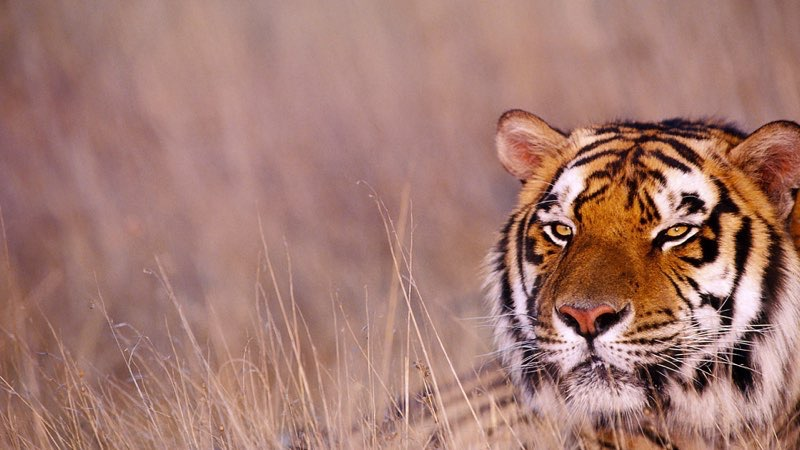
#> input picture input.jpg, 800 x 450 px, found by its file name
$ jupyter execute 'Histograms in OpenCV.ipynb'
#> lines starting #> are read from the running program, lines starting #| are printed output that depends on the picture
# Visualize Individual Color Components

[cell 1]
import cv2
import numpy as np

from matplotlib import pyplot as plt # import matplotlib to create histograms

[cell 2]
input = cv2.imread('C:\\Users\\Zahid\\Desktop\\Deep Learning\\OpenCV Tutorials\\input.jpg')
#> input is the input picture: shape (450, 800, 3); mean B, G, R 113.3, 122.1, 163.8

histogram = cv2.calcHist([input] , [0] , None , [256] , [0,256] ) #histogram of blue color of the image
#> histogram = 256 values, max 7932 at index 132, min 28 at index 254, mean 1406.2
histogram_1 = cv2.calcHist([input] , [1] , None , [256] , [0,256] ) #histogram of Greens in image
#> histogram_1 = 256 values, max 7138 at index 137, min 0 at index 248, mean 1406.2
histogram_2 = cv2.calcHist([input] , [2] , None , [256] , [0,256] ) #histogram of reds
#> histogram_2 = 256 values, max 8146 at index 181, min 30 at index 0, mean 1406.2

''' Parameters of Histogram
first input is the image , it is in square brackets since it needs to be in an array form
second parameter is the number of channels to get 0 , 1 or 2 to get colors such as red green or blue.
third parameter for mask
fourth parameter is the histogram size
fifth parameter is the range of the histogram
'''
#ravel() is used to convert 2d array to 1d array

plt.hist(input.ravel() , 256 , [0,256])
plt.show()
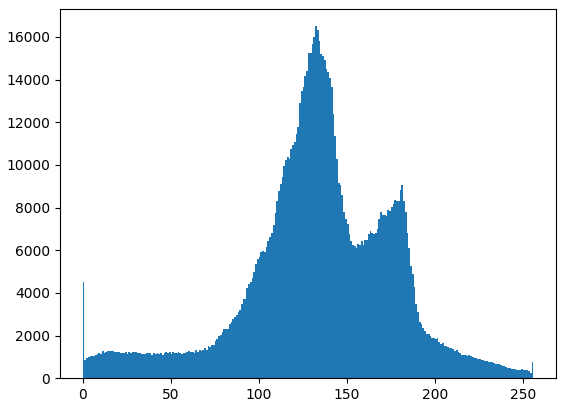
#> figure drawn by matplotlib, 1 panel; tallest bar 16501 high, from x = 132 to 133

plt.hist(histogram , 256 , [0,256])
plt.show()
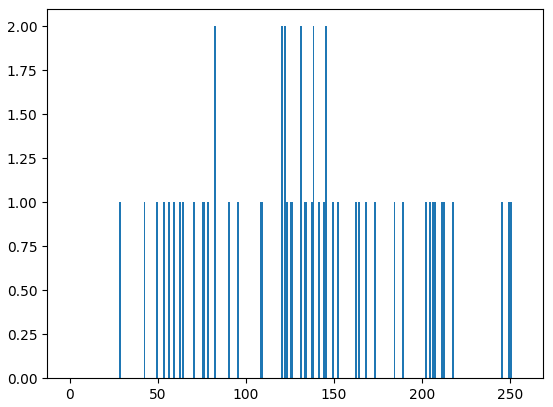
#> figure drawn by matplotlib, 1 panel

plt.hist(histogram_1 , 256 , [0,256])
plt.show()
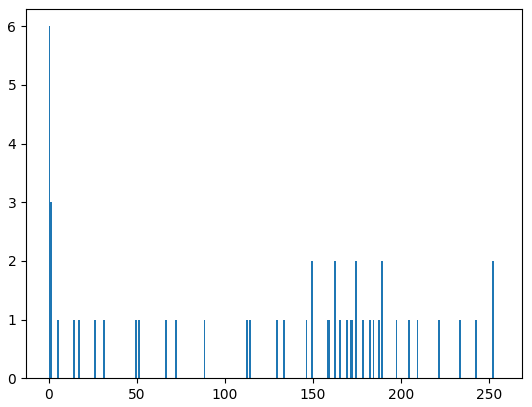
#> figure drawn by matplotlib, 1 panel; tallest bar 6 high, from x = 0 to 1

plt.hist(histogram_2 , 256 , [0,256])
plt.show()
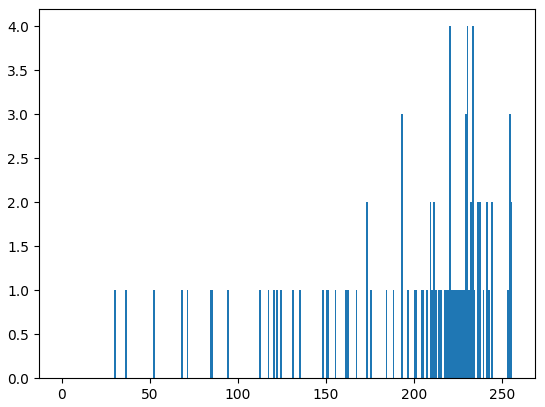
#> figure drawn by matplotlib, 1 panel

color = ('b' , 'g' , 'r')
#sepearting different color channels

#seperating the colors and plotting each for the histogram

for i, col in enumerate(color):
    histogram2 = cv2.calcHist([input] , [i] , None , [256] , [0,256])
    plt.plot(histogram2 , color = col )
    plt.xlim([0,256])

plt.show()
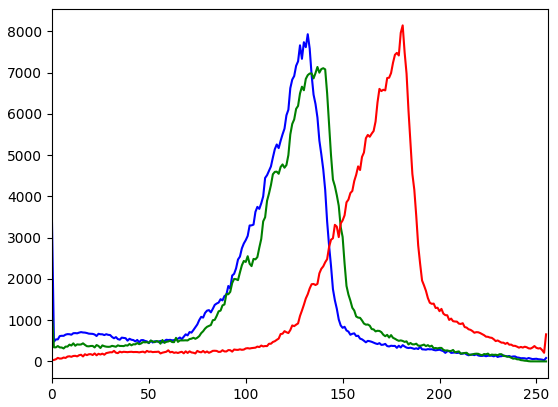
#> figure drawn by matplotlib, 1 panel; curve peaks at x = 132, y = 7932; curve peaks at x = 137, y = 7138; curve peaks at x = 181, y = 8146
